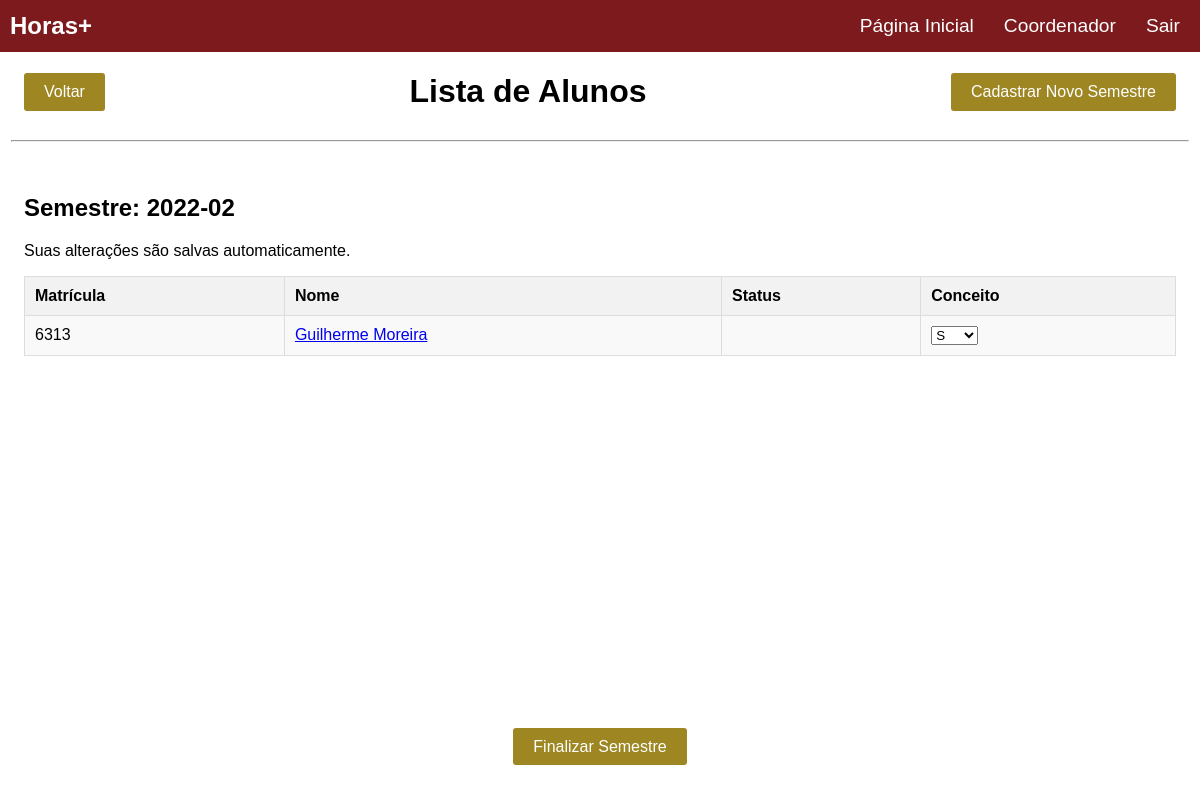
Page /listaAlunos.php?semestre=2022-02 (signed in) on the committed database.
### tables this page shows
CREATE TABLE `tb_alunos_semestre` (
  `IDAluno` int(11) NOT NULL,
  `matricula` int(11) NOT NULL,
  `nome` varchar(150) NOT NULL,
  `status` varchar(50) NOT NULL,
  `semestre` varchar(10) NOT NULL,
  `conceito` varchar(1) DEFAULT 'Q'
);

### listaAlunos.php (the view, shortened to what this page needs)
<!DOCTYPE HTML>
<html>
<head>
    <link rel="stylesheet" href="css/listaAlunos.css">
</head>
<body>
    <?php
        $servername = "localhost";
        $username = "danton_root";
        $password = "tcchorasmais";
        $dbname = "danton_tcc";
        $conn = new mysqli($servername, $username, $password, $dbname);
        $semestre = isset($_GET["semestre"]) ? $_GET["semestre"] : "";
        $query = "SELECT * FROM tb_alunos_semestre";
        if (!empty($semestre)) {
            $query .= " WHERE semestre = '$semestre'";
        }
        $query .= " ORDER BY matricula";
        $result = $conn->query($query);
        $semestreFinalizado = false;
    ?>
    <nav class="navbar">
        <div class="navbar-left">
            <span class="navbar-brand">Horas+</span>
        </div>
        <div class="navbar-right">
            <ul class="navbar-nav">
                <li class="nav-item">
                    <a href="indexAdm.php" class="nav-link">Página Inicial</a>
                </li>
                <li class="nav-item">
                    <a href="perfil.php" class="nav-link">Coordenador</a>
                </li>
                <li class="nav-item">
                    <a href="logout.php" class="nav-link">Sair</a>
                </li>
            </ul>
        </div>
    </nav>
    <div class="topo">
        <a href="indexAdm.php" class="button voltar">Voltar</a>
        <h1 class="titulo">Lista de Alunos</h1>
        <a href="cadastroSemestre.php" class="button cadastro">Cadastrar Novo Semestre</a>
    </div>
    <hr>
    <div class="tabela">
    <h2><?php echo "Semestre: " . htmlspecialchars($_GET["semestre"]); ?></h2>
    <p>Suas alterações são salvas automaticamente.</p>
         <table>
        <tr>
            <th>Matrícula</th>
            <th>Nome</th>
            <th>Status</th>
            <th>Conceito</th>
        </tr>
        <?php
            if ($result->num_rows > 0) {
                while ($row = $result->fetch_assoc()) {
                    echo "<tr>";
                    echo "<td>" . $row["matricula"] . "</td>";
                    echo "<td><a href='avaliarAluno.php?id=" . $row["IDAluno"] . "'>" . $row["nome"] . "</a></td>";
                    echo "<td>" . $row["status"] . "</td>";
                    echo "<td>";
                    echo "<select name='conceito' onchange='atualizarConceito(" . $row["IDAluno"] . ", this.value)'>";
                    echo "<option value='S' " . ($row['conceito'] == 'S' ? 'selected' : '') . ">S</option>";
                    echo "</select>";
                    echo "</td>";
                    echo "</tr>";
                }
            }
        ?>
    </table>
    </div>
    <?php if (!$semestreFinalizado): ?>
        <div class="finalizar-semestre">
            <a href="finalizarSemestre.php?semestre=<?php echo $_SESSION['semestre']; ?>" class="button" onclick="return confirm('Tem certeza? Ao finalizar o semestre, os alunos desse semestre perderão o acesso ao sistema.')">Finalizar Semestre</a>
        </div>
    <?php endif; ?>
</body>
</html>

### css/listaAlunos.css (style rules this page uses)
.navbar { display: flex; justify-content: space-between; align-items: center; background-color: rgb(124,26,29); color: white; width: 100%; font-size: 1.2rem; margin: 0; padding-top: 10px; padding-bottom: 10px; }
.navbar-left { margin-left: 10px; display: flex; align-items: center; }
.navbar-right { display: flex; align-items: center; }
.navbar-brand { font-weight: bold; font-size: 1.5rem; margin-right: 20px; }
.navbar-nav { display: flex; list-style: none; margin: 0; padding: 0; }
.nav-item { margin-right: 10px; padding: 5px; }
.nav-link { color: #fff; text-decoration: none; padding: 5px; transition: all 0.5s ease-in-out; }
body { margin: 0; font-family: Arial, Helvetica, sans-serif; }
.topo { display: flex; justify-content: space-between; align-items: center; width: 100%; }
.voltar { display: flex; margin-left: 2%; }
.titulo { display: flex; text-align: center; }
.cadastro { display: flex; margin-right: 2%; }
.topo a { text-decoration: none; }
.button { background-color: rgb(158,134,35); color: white; padding: 10px 20px; border: none; border-radius: 3px; cursor: pointer; font-size: 16px; }
.tabela { padding: 2%; }
table { border-collapse: collapse; width: 100%; font-family: Arial, sans-serif; }
th,td { border: 1px solid #ddd; padding: 10px; text-align: left; }
th { background-color: #f2f2f2; }
tr:nth-child(even) { background-color: #f9f9f9; }
.tabela { height: 65vh; overflow-y: scroll; }
.finalizar-semestre { margin-top: 20px; text-align: center; }
hr { width: 98% }
.tabela select { width: 20%; }
.finalizar-semestre a { text-decoration: none; }

### rows in the picture
tb_alunos_semestre: matricula "6313", nome "Guilherme Moreira", conceito "S"

### other values in the picture
$_GET["semestre"] "2022-02"
